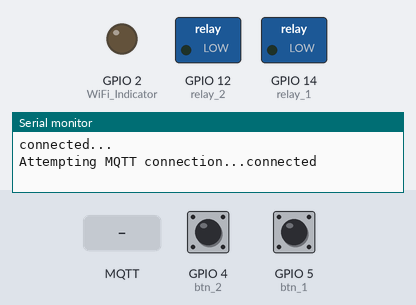
Bench run of a sketch on a simulated ESP8266 (Wemos D1 mini). On the bench: switched loads named in the sketch (green lamp = pin HIGH), output pins drawn as LEDs (lit = HIGH), the last lines printed to the serial monitor. Inputs (shaded band) come from the test bench; at power-on: GPIO 4 (btn_2) HIGH, GPIO 5 (btn_1) HIGH. WiFi joins after 1.5 s; servers stay silent unless stated; no MQTT or app messages arrive unless stated.

Above: at 2.7 s.
2.8 s: MQTT message "1" arrives on the first subscribed topic
At 4.0 s:
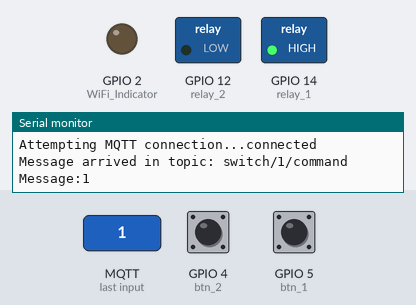
4.3 s: GPIO 4 (btn_2) pulled LOW for 0.15 s
At 5.5 s:
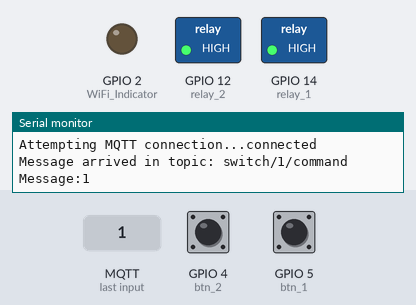
5.9 s: GPIO 5 (btn_1) pulled LOW for 0.15 s
At 6.9 s:
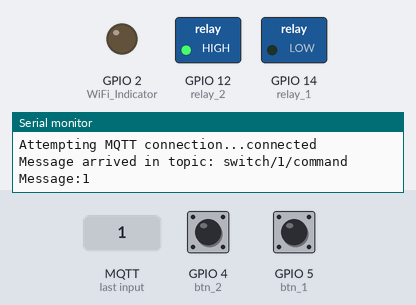
7.5 s: GPIO 5 (btn_1) pulled LOW for 1 s
At 8.2 s:
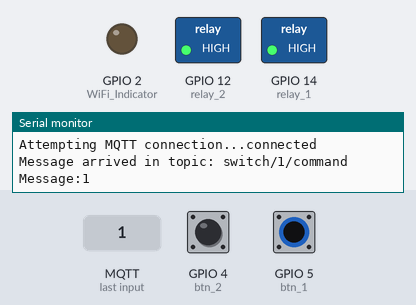
10.0 s: GPIO 5 (btn_1) pulled LOW for 3.2 s
At 11.5 s:
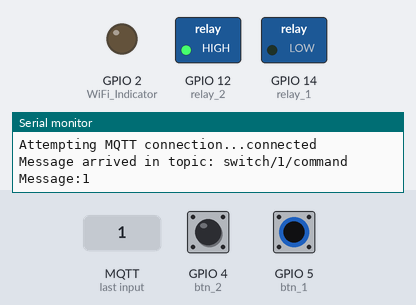
Timing chart, 0 to 13.0 s (numbered marks = the images above; inputs shaded):
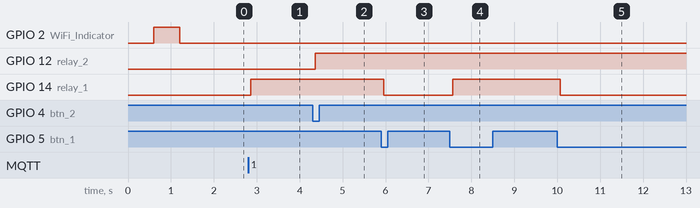

Measured:
- after the input at 2.8 s, GPIO 14 (relay_1): LOW → HIGH after 0.06 s
- after the input at 4.3 s, GPIO 12 (relay_2): LOW → HIGH after 0.06 s
- after the input at 5.9 s, GPIO 14 (relay_1): HIGH → LOW after 0.06 s
- after the input at 7.5 s, GPIO 14 (relay_1): LOW → HIGH after 0.07 s
- after the input at 10.0 s, GPIO 14 (relay_1): HIGH → LOW after 0.07 s

The sketch:

DIY_switch_3_gang_Ver_1_1_WM.ino
```cpp
#include <ESP8266WiFi.h>
#include <PubSubClient.h>
#include <WiFiManager.h>
#include <Ticker.h>

const char *MQTT_SERVER = "192.168.x.xxx";
const char *MQTT_TOPIC1 = "switch/bedroom1/1/state";
const char *MQTT_TOPIC2 = "switch/bedroom1/2/state";
const char *SWITCH1 = "switch/1/command";
const char *SWITCH2 = "switch/2/command";

const char *MQTT_CLIENT_ID = "switch_bedroom1";
const char *MQTT_USERNAME = ".......";
const char *MQTT_PASSWORD = ".......";

WiFiClient espClient;
PubSubClient client(espClient);
Ticker ticker;

// Pin Setup
#define relay_1 14
#define relay_2 12
#define btn_1 5
#define btn_2 4

int flag1 = 0;
int flag2 = 0;
int state = 0;

int lastMilis = 0;
unsigned long nowMillis = millis();

void tick()
{
  //toggle state
  digitalWrite(2, !digitalRead(2)); // set pin GPIO2 Led Wemos On-board
}

void configModeCallback(WiFiManager *myWiFiManager)
{
  Serial.println("Entered config mode");
  Serial.println(WiFi.softAPIP());
  //if you used auto generated SSID, print it
  Serial.println(myWiFiManager->getConfigPortalSSID());
  //entered config mode, make led toggle faster
  ticker.attach(0.2, tick);
}

void setup_wifi()
{
  WiFi.mode(WIFI_STA);
  pinMode(2, OUTPUT);
  ticker.attach(0.6, tick);

  WiFiManager wm;
  wm.setAPCallback(configModeCallback);
  //
  //  bool res;
  //  res = wm.autoConnect("LKI Smart Button WiFi", "lki2021");

  if (!wm.autoConnect())
  { // SSID from IDChip
    Serial.println("failed to connect");
    //    wm.resetSettings();
    ESP.restart();
    delay(1000);
  }

  Serial.println("connected...");
  ticker.detach();
  digitalWrite(2, LOW);
}

void button_func()
{
  // button1
  int stateBtn_1 = digitalRead(btn_1);
  if (!stateBtn_1 && !flag1)
  {
    if (state == 0)
    {
      client.publish(MQTT_TOPIC1, "1");
      digitalWrite(relay_1, HIGH);
      state = 1;
    }
    else
    {
      client.publish(MQTT_TOPIC1, "0");
      digitalWrite(relay_1, LOW);
      state = 0;
    }
    flag1 = 1;
  }
  else if (stateBtn_1 && flag1)
  {
    flag1 = 0;
  }
  // button2
  int stateBtn_2 = digitalRead(btn_2);
  if (!stateBtn_2 && !flag2)
  {
    if (state == 0)
    {
      client.publish(MQTT_TOPIC2, "1");
      digitalWrite(relay_2, HIGH);
      state = 1;
    }
    else
    {
      client.publish(MQTT_TOPIC2, "0");
      digitalWrite(relay_2, LOW);
      state = 0;
    }
    flag2 = 1;
  }
  else if (stateBtn_2 && flag2)
  {
    flag2 = 0;
  }
  delay(100);
}

void callback(char *topic, byte *message, unsigned int length)
{
  Serial.print("Message arrived in topic: ");
  Serial.println(topic);
  Serial.print("Message:");
  String messageTemp;

  for (int i = 0; i < length; i++)
  {
    Serial.print((char)message[i]);
    Serial.println();
    if ((char)message[i] != '"')
      messageTemp += (char)message[i];
  }

  if (String(topic) == SWITCH1)
  {
    if (messageTemp == "1") {
      digitalWrite(relay_1, HIGH);
      client.publish(MQTT_TOPIC1, "1");
    }
    else if (messageTemp == "0") {
      digitalWrite(relay_1, LOW);
      client.publish(MQTT_TOPIC1, "0");
    }
  }

  if (String(topic) == SWITCH2)
  {
    if (messageTemp == "1") {
      digitalWrite(relay_2, HIGH);
      client.publish(MQTT_TOPIC2, "1");
    }
    else if (messageTemp == "0") {
      digitalWrite(relay_2, LOW);
      client.publish(MQTT_TOPIC2, "0");
    }
  }
}

void reconnect()
{
  // Loop until we're reconnected
  while (!client.connected())
  {
    Serial.print("Attempting MQTT connection...");
    // Attempt to connect
    if (client.connect(MQTT_CLIENT_ID, MQTT_USERNAME, MQTT_PASSWORD))
    {
      Serial.println("connected");
      //subscribe
      client.subscribe(SWITCH1);
      client.subscribe(SWITCH2);
    }
    else
    {
      Serial.print("failed, rc=");
      Serial.print(client.state());
      Serial.println(" try again in 5 seconds");
      // Wait 5 seconds before retrying
      delay(5000);
    }
  }
}

void setup()
{
  // Serial port for debugging purposes
  Serial.begin(115200);
  setup_wifi();

  // MQTT Server Setup
  client.setServer(MQTT_SERVER, 1883);
  client.setCallback(callback);

  pinMode(2, OUTPUT); //WiFi Indicator
  pinMode(relay_1, OUTPUT);
  pinMode(relay_2, OUTPUT);

  pinMode(btn_1, INPUT);
  pinMode(btn_2, INPUT);
}

void loop()
{
  if (!client.connected())
  {
    reconnect();
  }
  button_func();
  client.loop();
}
```
